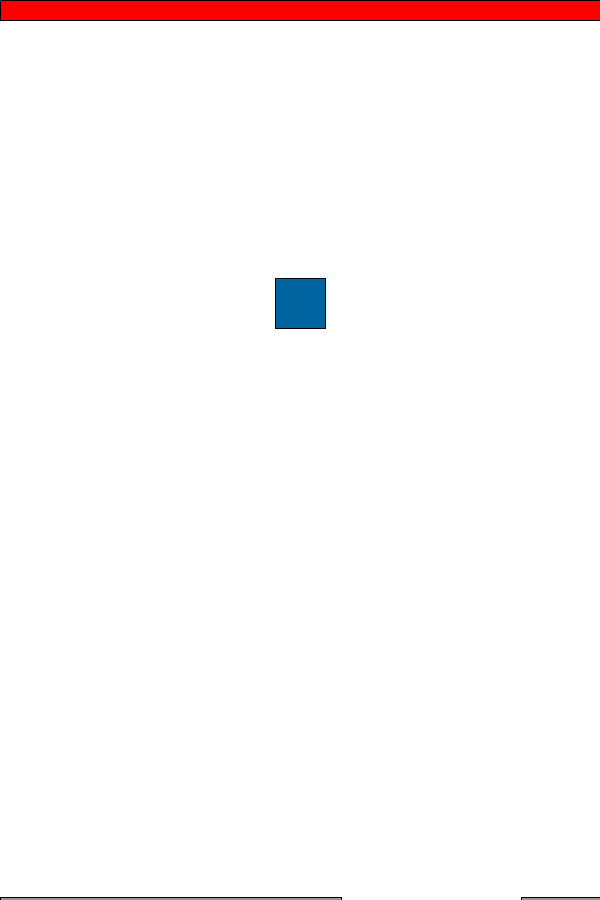
Frame 1 (no input)
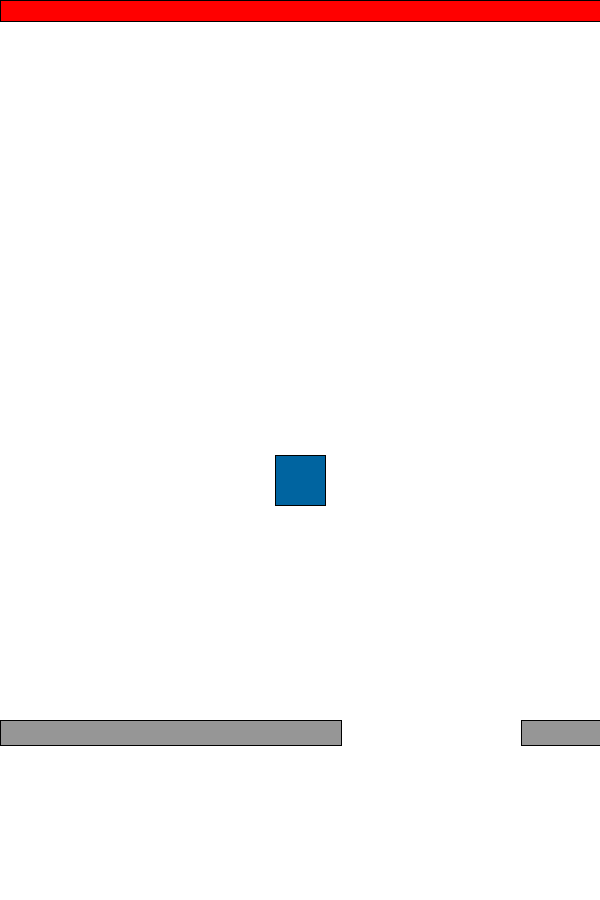
Frame 60 (the mouse pressed at the canvas centre just before this capture)
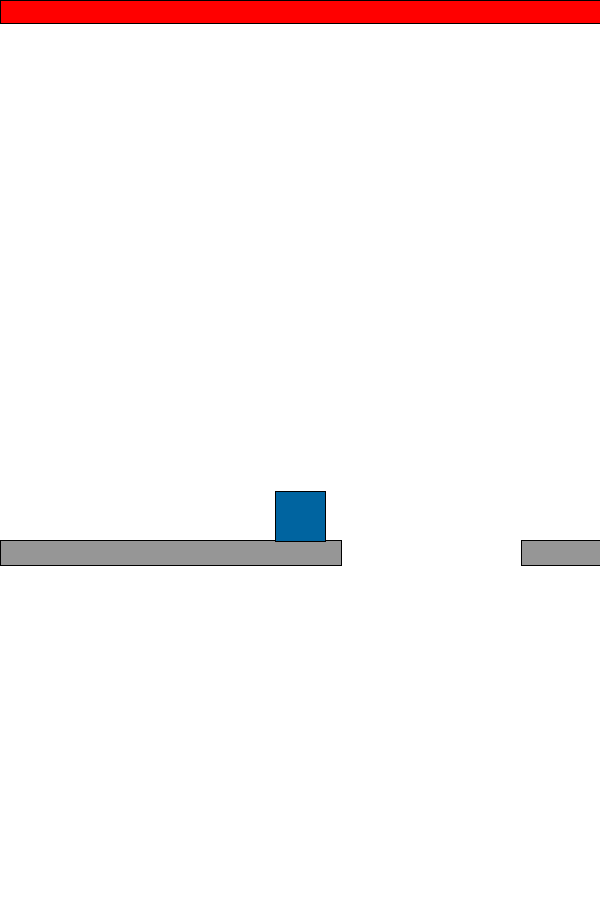
Frame 120 (the mouse held since frame 60 and released just before this capture)

The Processing sketch that drew these frames (run headless with seeded random() and noise(); from frame 60 on, the mouse is pressed at the canvas centre):

// Processing sketch: TheCeilingIsLava
// ── TheCeilingIsLava.pde
Player player;
ArrayList<Platform> platforms;
long startTime, lastSpawn;
Lava lava;

void setup() { //happens once at the beginning
  size(600, 900);
  player = new Player();
  platforms = new ArrayList<Platform>();
  lava = new Lava();
  startTime = lastSpawn = System.currentTimeMillis();
  spawnPlatPair();
}

void draw() { //happens 60 times per second
  background(255);
  updatePlatforms();
  lava.update();
  player.update(platforms, lava.y);
  if ((System.currentTimeMillis() - lastSpawn)/1000  >= 3) { //spawn every 3 secs
   spawnPlatPair();
   lastSpawn = System.currentTimeMillis();
  }
}

void keyPressed() {
  if (keyCode == LEFT || key == 97 || key == 65)
    player.dx -= 0.15;
  else if (keyCode == RIGHT || key == 100 || key == 68)
    player.dx += 0.15;
}  

void updatePlatforms() {
  for (int i = 0; i < platforms.size(); i++) {
    Platform curr = platforms.get(i);
    if (curr.y < 0) {
      platforms.remove(i);
      i--;
    }
    else
      curr.update();
  }
}

void spawnPlatPair() { //spawns 2 platforms with a gap
  float gapSize = 120/((System.currentTimeMillis() - startTime)/30000 + 1) + 60;
  float gapX = 160 + random(width - 320);
  platforms.add(new Platform(0, 900, gapX));
  platforms.add(new Platform(gapX + gapSize, 900, width));
}
// ── Lava.pde
class Lava {
  float y, dy;
  
  Lava() {
    y = 20;
    dy = 0.03;
  }
  
  void update() {
    if (y < height/2)
      y += dy;
    fill(255, 0, 0);
    rectMode(CORNER);
    rect(0, 0, width, y); 
  }
}
// ── Platform.pde
class Platform {
 float x, x2, y, dy;
 float w, h;
  
 Platform(float x, float y, float x2) { 
   this.x = x;
   this.y = y;
   this.x2 = x2;
   this.w = x2 - x;
   this.h = 25;
   this.dy = -3;
 };
 
 void update() {
   move();
   display();
 }
 
 void move() {
   y += dy;
 }
 
 void display() {
   rectMode(CORNERS);
   fill(150);
   rect(x, y, x2, y + h);
 }
}
// ── Player.pde
class Player {
  float x, y, dx, dy;
  float hitbox;
  boolean secondWind;
  long startInvulnTime;

  Player() {
    x = width/2;
    y = height/3;
    hitbox = 50;
    dy = 3;
    secondWind = false;
  }

  void update(ArrayList<Platform> platforms, float lavaHeight) {
    if (x + hitbox/2 >= width || x - hitbox/2 <= 0) {
      if (x < width/2)
        x += 2;
      else 
      x -= 2;
      dx *= -0.6;
    }
    x += dx;
    boolean onPlatform = false;
    for (int i = 0; i < platforms.size(); i++) {
      Platform curr = platforms.get(i);
      if ( ((curr.y < (this.y + hitbox/2) ) && (curr.y + curr.h > (this.y + hitbox/2) )) //x is above platform 
        && !((x - hitbox/2 > curr.x && x > curr.x2) || (x + hitbox/2 < curr.x && x < curr.x2))
        )
        onPlatform = true;
    }
    if (onPlatform)
      y += platforms.get(0).dy;
    else if (y + hitbox +5 < height)
      y += dy; //debuggin!
    if (y - hitbox/2 < lavaHeight) {
      if (!secondWind) {
        secondWind = true;
        startInvulnTime = System.currentTimeMillis();
      } else if (System.currentTimeMillis() - startInvulnTime > 4000) {
        stop();
      }
    }

    display();
  }

  void display() {
    fill(0, 100, 160);
    rectMode(CENTER);
    rect(x, y, hitbox, hitbox);
  }
}
